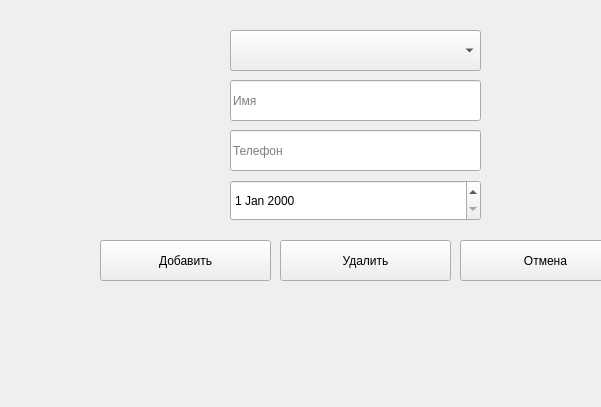
<?xml version="1.0" encoding="UTF-8"?>
<ui version="4.0">
 <class>Form</class>
 <widget class="QWidget" name="Form">
  <property name="geometry">
   <rect>
    <x>0</x>
    <y>0</y>
    <width>601</width>
    <height>407</height>
   </rect>
  </property>
  <property name="windowTitle">
   <string>Form</string>
  </property>
  <widget class="QWidget" name="widget" native="true">
   <property name="geometry">
    <rect>
     <x>10</x>
     <y>10</y>
     <width>700</width>
     <height>380</height>
    </rect>
   </property>
   <property name="minimumSize">
    <size>
     <width>700</width>
     <height>380</height>
    </size>
   </property>
   <widget class="QLineEdit" name="lineEdit">
    <property name="geometry">
     <rect>
      <x>220</x>
      <y>70</y>
      <width>251</width>
      <height>41</height>
     </rect>
    </property>
    <property name="inputMask">
     <string/>
    </property>
    <property name="placeholderText">
     <string>Имя</string>
    </property>
   </widget>
   <widget class="QLineEdit" name="lineEdit_2">
    <property name="geometry">
     <rect>
      <x>220</x>
      <y>120</y>
      <width>251</width>
      <height>41</height>
     </rect>
    </property>
    <property name="placeholderText">
     <string>Телефон</string>
    </property>
   </widget>
   <widget class="QDateEdit" name="dateEdit">
    <property name="geometry">
     <rect>
      <x>220</x>
      <y>170</y>
      <width>251</width>
      <height>41</height>
     </rect>
    </property>
   </widget>
   <widget class="QPushButton" name="pushButton">
    <property name="geometry">
     <rect>
      <x>90</x>
      <y>230</y>
      <width>171</width>
      <height>41</height>
     </rect>
    </property>
    <property name="text">
     <string>Добавить</string>
    </property>
   </widget>
   <widget class="QPushButton" name="pushButton_2">
    <property name="geometry">
     <rect>
      <x>450</x>
      <y>230</y>
      <width>171</width>
      <height>41</height>
     </rect>
    </property>
    <property name="text">
     <string>Отмена</string>
    </property>
   </widget>
   <widget class="QLabel" name="label">
    <property name="geometry">
     <rect>
      <x>180</x>
      <y>280</y>
      <width>351</width>
      <height>41</height>
     </rect>
    </property>
    <property name="text">
     <string/>
    </property>
    <property name="alignment">
     <set>Qt::AlignCenter</set>
    </property>
   </widget>
   <widget class="QComboBox" name="comboBox">
    <property name="geometry">
     <rect>
      <x>220</x>
      <y>20</y>
      <width>251</width>
      <height>41</height>
     </rect>
    </property>
   </widget>
   <widget class="QPushButton" name="pushButton_3">
    <property name="geometry">
     <rect>
      <x>270</x>
      <y>230</y>
      <width>171</width>
      <height>41</height>
     </rect>
    </property>
    <property name="text">
     <string>Удалить</string>
    </property>
   </widget>
  </widget>
 </widget>
 <resources/>
 <connections/>
</ui>
